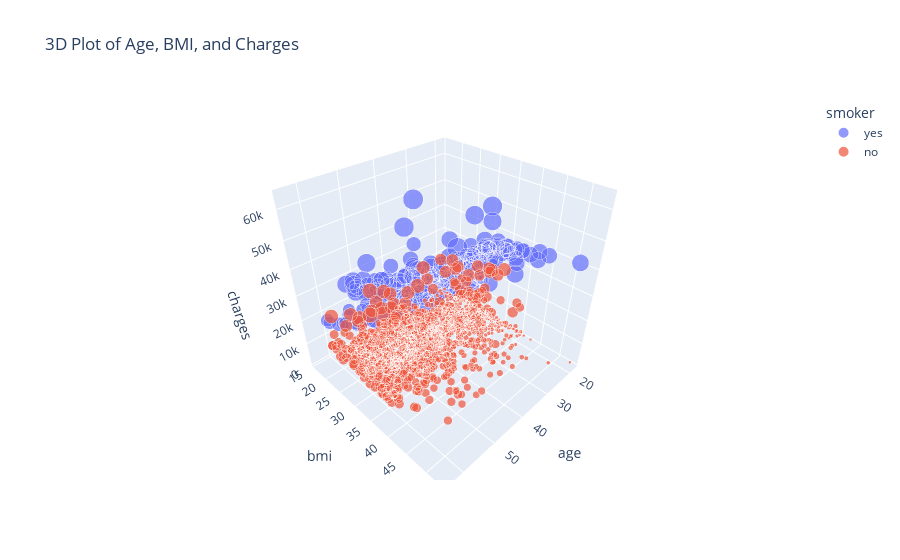

The notebook cell saved with this chart:
### Markdown cell above
### 5. 3D Chart (Age, BMI, Charges)

### Code cell
fig = px.scatter_3d(df, x='age', y='bmi', z='charges', color='smoker',
                    size='charges', opacity=0.7, title='3D Plot of Age, BMI, and Charges')
fig.show()

### Figure 1 — Plotly figure (JSON) as saved in the notebook; plotly's stock layout.template omitted (floating-point values rounded to 4 significant figures; data arrays with more than 128 entries replaced by an {"elided": "..."} marker saying what was removed)
{"data": [{"hovertemplate": "smoker=yes<br>age=%{x}<br>bmi=%{y}<br>charges=%{marker.size}<extra></extra>", "legendgroup": "yes", "marker": {"color": "#636efa", "opacity": 0.7, "size": {"elided": "274 float values"}, "sizemode": "area", "sizeref": 159.4, "symbol": "circle"}, "mode": "markers", "name": "yes", "scene": "scene", "showlegend": true, "type": "scatter3d", "x": {"elided": "274 int values"}, "y": {"elided": "274 float values"}, "z": {"elided": "274 float values"}}, {"hovertemplate": "smoker=no<br>age=%{x}<br>bmi=%{y}<br>charges=%{marker.size}<extra></extra>", "legendgroup": "no", "marker": {"color": "#EF553B", "opacity": 0.7, "size": {"elided": "1064 float values"}, "sizemode": "area", "sizeref": 159.4, "symbol": "circle"}, "mode": "markers", "name": "no", "scene": "scene", "showlegend": true, "type": "scatter3d", "x": {"elided": "1064 int values"}, "y": {"elided": "1064 float values"}, "z": {"elided": "1064 float values"}}], "layout": {"legend": {"itemsizing": "constant", "title": {"text": "smoker"}, "tracegroupgap": 0}, "scene": {"domain": {"x": [0, 1], "y": [0, 1]}, "xaxis": {"title": {"text": "age"}}, "yaxis": {"title": {"text": "bmi"}}, "zaxis": {"title": {"text": "charges"}}}, "title": {"text": "3D Plot of Age, BMI, and Charges"}}}
